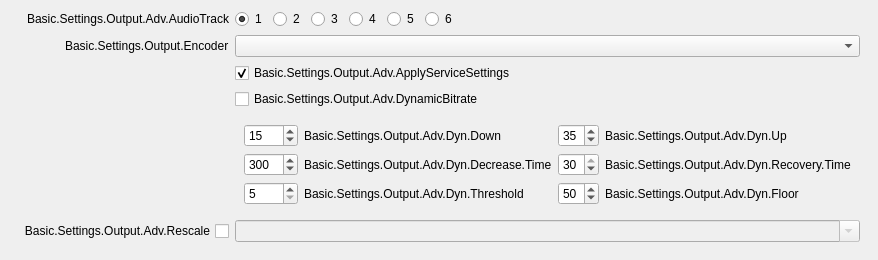
                   <widget class="QWidget" name="advOutputStreamTab">
                    <attribute name="title">
                     <string>Basic.Settings.Output.Adv.Streaming</string>
                    </attribute>
                    <layout class="QVBoxLayout" name="verticalLayout_12">
                     <property name="leftMargin">
                      <number>9</number>
                     </property>
                     <property name="topMargin">
                      <number>0</number>
                     </property>
                     <property name="rightMargin">
                      <number>9</number>
                     </property>
                     <property name="bottomMargin">
                      <number>9</number>
                     </property>
                     <item alignment="Qt::AlignTop">
                      <widget class="QWidget" name="widget_4" native="true">
                       <layout class="QVBoxLayout" name="verticalLayout_14">
                        <property name="spacing">
                         <number>0</number>
                        </property>
                        <property name="leftMargin">
                         <number>0</number>
                        </property>
                        <property name="topMargin">
                         <number>0</number>
                        </property>
                        <property name="rightMargin">
                         <number>0</number>
                        </property>
                        <property name="bottomMargin">
                         <number>0</number>
                        </property>
                        <item>
                         <widget class="QWidget" name="advOutTopContainer" native="true">
                          <property name="sizePolicy">
                           <sizepolicy hsizetype="Preferred" vsizetype="Maximum">
                            <horstretch>0</horstretch>
                            <verstretch>0</verstretch>
                           </sizepolicy>
                          </property>
                          <layout class="QFormLayout" name="formLayout_7">
                           <property name="fieldGrowthPolicy">
                            <enum>QFormLayout::AllNonFixedFieldsGrow</enum>
                           </property>
                           <property name="labelAlignment">
                            <set>Qt::AlignRight|Qt::AlignTrailing|Qt::AlignVCenter</set>
                           </property>
                           <item row="1" column="0">
                            <widget class="QLabel" name="label_28">
                             <property name="minimumSize">
                              <size>
                               <width>170</width>
                               <height>0</height>
                              </size>
                             </property>
                             <property name="text">
                              <string>Basic.Settings.Output.Adv.AudioTrack</string>
                             </property>
                             <property name="alignment">
                              <set>Qt::AlignRight|Qt::AlignTrailing|Qt::AlignVCenter</set>
                             </property>
                            </widget>
                           </item>
                           <item row="1" column="1">
                            <widget class="QWidget" name="widget_8" native="true">
                             <property name="sizePolicy">
                              <sizepolicy hsizetype="Maximum" vsizetype="Preferred">
                               <horstretch>0</horstretch>
                               <verstretch>0</verstretch>
                              </sizepolicy>
                             </property>
                             <layout class="QHBoxLayout" name="horizontalLayout_7">
                              <property name="leftMargin">
                               <number>0</number>
                              </property>
                              <property name="topMargin">
                               <number>0</number>
                              </property>
                              <property name="rightMargin">
                               <number>0</number>
                              </property>
                              <property name="bottomMargin">
                               <number>0</number>
                              </property>
                              <item>
                               <widget class="QRadioButton" name="advOutTrack1">
                                <property name="text">
                                 <string notr="true">1</string>
                                </property>
                                <property name="checked">
                                 <bool>true</bool>
                                </property>
                               </widget>
                              </item>
                              <item>
                               <widget class="QRadioButton" name="advOutTrack2">
                                <property name="text">
                                 <string notr="true">2</string>
                                </property>
                               </widget>
                              </item>
                              <item>
                               <widget class="QRadioButton" name="advOutTrack3">
                                <property name="text">
                                 <string notr="true">3</string>
                                </property>
                               </widget>
                              </item>
                              <item>
                               <widget class="QRadioButton" name="advOutTrack4">
                                <property name="text">
                                 <string notr="true">4</string>
                                </property>
                               </widget>
                              </item>
                              <item>
                               <widget class="QRadioButton" name="advOutTrack5">
                                <property name="text">
                                 <string notr="true">5</string>
                                </property>
                               </widget>
                              </item>
                              <item>
                               <widget class="QRadioButton" name="advOutTrack6">
                                <property name="text">
                                 <string notr="true">6</string>
                                </property>
                               </widget>
                              </item>
                             </layout>
                            </widget>
                           </item>
                           <item row="2" column="0">
                            <widget class="QLabel" name="advOutEncLabel">
                             <property name="text">
                              <string>Basic.Settings.Output.Encoder</string>
                             </property>
                             <property name="buddy">
                              <cstring>advOutEncoder</cstring>
                             </property>
                            </widget>
                           </item>
                           <item row="2" column="1">
                            <widget class="QComboBox" name="advOutEncoder"/>
                           </item>
                           <item row="3" column="1">
                            <widget class="QCheckBox" name="advOutApplyService">
                             <property name="text">
                              <string>Basic.Settings.Output.Adv.ApplyServiceSettings</string>
                             </property>
                             <property name="checked">
                              <bool>true</bool>
                             </property>
                            </widget>
                           </item>
                           <item row="4" column="1">
                            <widget class="QCheckBox" name="advOutDynamic">
                             <property name="toolTip">
                              <string>Basic.Settings.Output.Adv.DynamicBitrate.Tooltip</string>
                             </property>
                             <property name="text">
                              <string>Basic.Settings.Output.Adv.DynamicBitrate</string>
                             </property>
                            </widget>
                           </item>
                           <item row="5" column="1">
                            <widget class="QWidget" name="widget_dyn" native="true">
                             <property name="minimumSize">
                              <size>
                               <width>0</width>
                               <height>0</height>
                              </size>
                             </property>
                             <layout class="QGridLayout" name="gridLayout">
                              <item row="0" column="3">
                               <widget class="QLabel" name="label_67">
                                <property name="text">
                                 <string>Basic.Settings.Output.Adv.Dyn.Up</string>
                                </property>
                               </widget>
                              </item>
                              <item row="2" column="1">
                               <widget class="QLabel" name="label_68">
                                <property name="text">
                                 <string>Basic.Settings.Output.Adv.Dyn.Threshold</string>
                                </property>
                               </widget>
                              </item>
                              <item row="0" column="2">
                               <widget class="QSpinBox" name="advOutDynamicUp">
                                <property name="enabled">
                                 <bool>true</bool>
                                </property>
                                <property name="toolTip">
                                 <string>Basic.Settings.Output.Adv.DynamicBitrate.Up.Tooltip</string>
                                </property>
                                <property name="layoutDirection">
                                 <enum>Qt::LeftToRight</enum>
                                </property>
                                <property name="alignment">
                                 <set>Qt::AlignLeading|Qt::AlignLeft|Qt::AlignVCenter</set>
                                </property>
                                <property name="maximum">
                                 <number>50</number>
                                </property>
                                <property name="value">
                                 <number>35</number>
                                </property>
                                <property name="displayIntegerBase">
                                 <number>10</number>
                                </property>
                               </widget>
                              </item>
                              <item row="0" column="0">
                               <widget class="QSpinBox" name="advOutDynamicDown">
                                <property name="toolTip">
                                 <string>Basic.Settings.Output.Adv.DynamicBitrate.Down.Tooltip</string>
                                </property>
                                <property name="maximum">
                                 <number>50</number>
                                </property>
                                <property name="value">
                                 <number>15</number>
                                </property>
                               </widget>
                              </item>
                              <item row="2" column="0">
                               <widget class="QSpinBox" name="advOutDynamicThreshold">
                                <property name="toolTip">
                                 <string>Basic.Settings.Output.Adv.DynamicBitrate.Threshold.Tooltip</string>
                                </property>
                                <property name="maximum">
                                 <number>25</number>
                                </property>
				<property name="minimum">
				 <number>5</number>
				</property>
                                <property name="value">
                                 <number>5</number>
                                </property>
                                <property name="displayIntegerBase">
                                 <number>10</number>
                                </property>
                               </widget>
                              </item>
                              <item row="0" column="1">
                               <widget class="QLabel" name="label_72">
                                <property name="text">
                                 <string>Basic.Settings.Output.Adv.Dyn.Down</string>
                                </property>
                               </widget>
                              </item>
                              <item row="1" column="0">
                               <widget class="QSpinBox" name="advOutDynamicDecreaseTime">
                                <property name="toolTip">
                                 <string>Basic.Settings.Output.Adv.DynamicBitrate.DecreaseTime.Tooltip</string>
                                </property>
                                <property name="maximum">
                                 <number>1000</number>
                                </property>
                                <property name="singleStep">
                                 <number>100</number>
                                </property>
                                <property name="value">
                                 <number>300</number>
                                </property>
                               </widget>
                              </item>
                              <item row="1" column="2">
                               <widget class="QSpinBox" name="advOutDynamicRecoveryTime">
                                <property name="toolTip">
                                 <string>Basic.Settings.Output.Adv.DynamicBitrate.RecoveryTime.Tooltip</string>
                                </property>
                                <property name="maximum">
                                 <number>30</number>
                                </property>
                                <property name="value">
                                 <number>30</number>
                                </property>
                               </widget>
                              </item>
                              <item row="1" column="3">
                               <widget class="QLabel" name="label_69">
                                <property name="text">
                                 <string>Basic.Settings.Output.Adv.Dyn.Recovery.Time</string>
                                </property>
                               </widget>
                              </item>
                              <item row="1" column="1">
                               <widget class="QLabel" name="label_70">
                                <property name="text">
                                 <string>Basic.Settings.Output.Adv.Dyn.Decrease.Time</string>
                                </property>
                               </widget>
                              </item>
                              <item row="2" column="2">
                               <widget class="QSpinBox" name="advOutDynamicFloor">
                                <property name="toolTip">
                                 <string>Basic.Settings.Output.Adv.DynamicBitrate.Floor.Tooltip</string>
                                </property>
                                <property name="value">
                                 <number>50</number>
                                </property>
                               </widget>
                              </item>
                              <item row="2" column="3">
                               <widget class="QLabel" name="label_71">
                                <property name="text">
                                 <string>Basic.Settings.Output.Adv.Dyn.Floor</string>
                                </property>
                               </widget>
                              </item>
                             </layout>
                             <zorder>advOutDynamicUp</zorder>
                             <zorder>label_72</zorder>
                             <zorder>label_67</zorder>
                             <zorder>advOutDynamicDown</zorder>
                             <zorder>advOutDynamicDecreaseTime</zorder>
                             <zorder>advOutDynamicRecoveryTime</zorder>
                             <zorder>label_69</zorder>
                             <zorder>label_70</zorder>
                             <zorder>advOutDynamicThreshold</zorder>
                             <zorder>label_68</zorder>
                             <zorder>advOutDynamicFloor</zorder>
                             <zorder>label_71</zorder>
                            </widget>
                           </item>
                           <item row="7" column="0">
                            <widget class="QCheckBox" name="advOutUseRescale">
                             <property name="sizePolicy">
                              <sizepolicy hsizetype="Minimum" vsizetype="Expanding">
                               <horstretch>0</horstretch>
                               <verstretch>0</verstretch>
                              </sizepolicy>
                             </property>
                             <property name="layoutDirection">
                              <enum>Qt::RightToLeft</enum>
                             </property>
                             <property name="text">
                              <string>Basic.Settings.Output.Adv.Rescale</string>
                             </property>
                            </widget>
                           </item>
                           <item row="7" column="1">
                            <widget class="QComboBox" name="advOutRescale">
                             <property name="enabled">
                              <bool>false</bool>
                             </property>
                             <property name="editable">
                              <bool>true</bool>
                             </property>
                            </widget>
                           </item>
                          </layout>
                         </widget>
                        </item>
                       </layout>
                      </widget>
                     </item>
                    </layout>
                   </widget>
